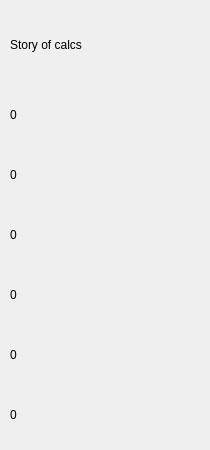
<?xml version="1.0" encoding="UTF-8"?>
<ui version="4.0">
 <class>StoryWindow</class>
 <widget class="QDialog" name="StoryWindow">
  <property name="geometry">
   <rect>
    <x>0</x>
    <y>0</y>
    <width>210</width>
    <height>450</height>
   </rect>
  </property>
  <property name="windowTitle">
   <string>Dialog</string>
  </property>
  <widget class="QLabel" name="label_1">
   <property name="geometry">
    <rect>
     <x>10</x>
     <y>90</y>
     <width>190</width>
     <height>50</height>
    </rect>
   </property>
   <property name="styleSheet">
    <string notr="true">QLabel {
	qproperty-alignment: 'AlignVCenter | AlignRight';
	border: 1px solid gray;
	background-color : white;
	font-size: 20px;
}

background-color : white;</string>
   </property>
   <property name="text">
    <string>0</string>
   </property>
  </widget>
  <widget class="QLabel" name="label_2">
   <property name="geometry">
    <rect>
     <x>10</x>
     <y>150</y>
     <width>190</width>
     <height>50</height>
    </rect>
   </property>
   <property name="styleSheet">
    <string notr="true">QLabel {
	qproperty-alignment: 'AlignVCenter | AlignRight';
	border: 1px solid gray;
	background-color : white;
	font-size: 20px;
}

background-color : white;</string>
   </property>
   <property name="text">
    <string>0</string>
   </property>
  </widget>
  <widget class="QLabel" name="label_3">
   <property name="geometry">
    <rect>
     <x>10</x>
     <y>210</y>
     <width>190</width>
     <height>50</height>
    </rect>
   </property>
   <property name="styleSheet">
    <string notr="true">QLabel {
	qproperty-alignment: 'AlignVCenter | AlignRight';
	border: 1px solid gray;
	background-color : white;
	font-size: 20px;
}

background-color : white;</string>
   </property>
   <property name="text">
    <string>0</string>
   </property>
  </widget>
  <widget class="QLabel" name="label_4">
   <property name="geometry">
    <rect>
     <x>10</x>
     <y>270</y>
     <width>190</width>
     <height>50</height>
    </rect>
   </property>
   <property name="styleSheet">
    <string notr="true">QLabel {
	qproperty-alignment: 'AlignVCenter | AlignRight';
	border: 1px solid gray;
	background-color : white;
	font-size: 20px;
}

background-color : white;</string>
   </property>
   <property name="text">
    <string>0</string>
   </property>
  </widget>
  <widget class="QLabel" name="label_5">
   <property name="geometry">
    <rect>
     <x>10</x>
     <y>330</y>
     <width>190</width>
     <height>50</height>
    </rect>
   </property>
   <property name="styleSheet">
    <string notr="true">QLabel {
	qproperty-alignment: 'AlignVCenter | AlignRight';
	border: 1px solid gray;
	background-color : white;
	font-size: 20px;
}

background-color : white;</string>
   </property>
   <property name="text">
    <string>0</string>
   </property>
  </widget>
  <widget class="QLabel" name="label_6">
   <property name="geometry">
    <rect>
     <x>10</x>
     <y>390</y>
     <width>190</width>
     <height>50</height>
    </rect>
   </property>
   <property name="styleSheet">
    <string notr="true">QLabel {
	qproperty-alignment: 'AlignVCenter | AlignRight';
	border: 1px solid gray;
	background-color : white;
	font-size: 20px;
}

background-color : white;</string>
   </property>
   <property name="text">
    <string>0</string>
   </property>
  </widget>
  <widget class="QLabel" name="name_label">
   <property name="geometry">
    <rect>
     <x>10</x>
     <y>10</y>
     <width>190</width>
     <height>70</height>
    </rect>
   </property>
   <property name="styleSheet">
    <string notr="true">QLabel {
	qproperty-alignment: 'AlignVCenter | AlignCenter';
	border: 1px solid gray;
	background-color : #B22222;
	color: white;
	font-size: 20px;
	font: bold;
}

background-color : white;</string>
   </property>
   <property name="text">
    <string>Story of calcs</string>
   </property>
  </widget>
 </widget>
 <resources/>
 <connections/>
</ui>
